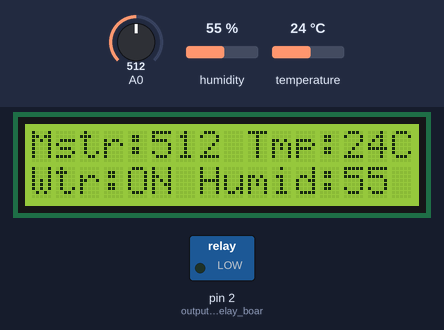
Bench run of a sketch on a simulated Arduino Uno, built with avr-gcc and run on an emulated ATmega328P. Parts: 16×2 character LCD, switched loads named in the sketch (green lamp = pin HIGH). The inputs (shaded band) are chosen by the test bench; at power-on: A0 = 512, humidity 55 %, temperature 24 °C. What the sketch prints to the serial monitor is not drawn.

Above: at 1.2 s.
2.3 s: A0 set to 311
At 4.0 s:
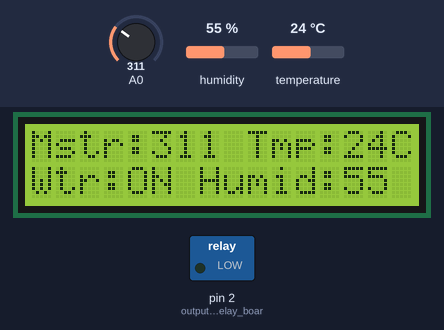
5.7 s: A0 set to 293
At 8.8 s:
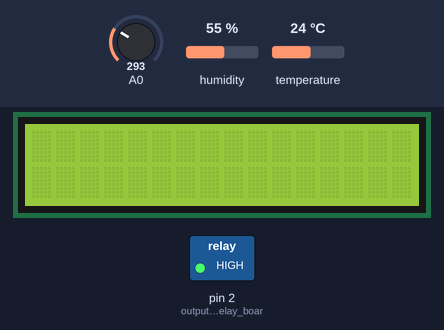
11.8 s: humidity set to 22 %
At 14.2 s:
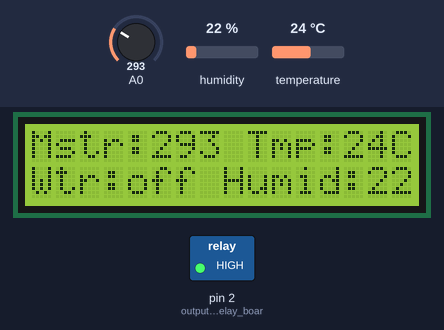
16.0 s: temperature set to 12 °C
At 18.0 s:
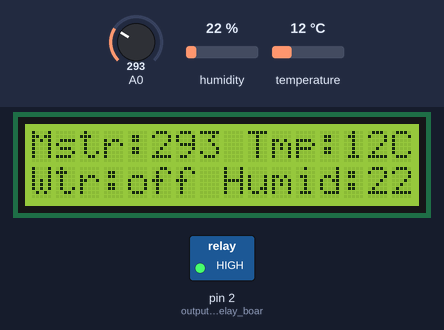
20.1 s: humidity set to 40 %
At 22.5 s:
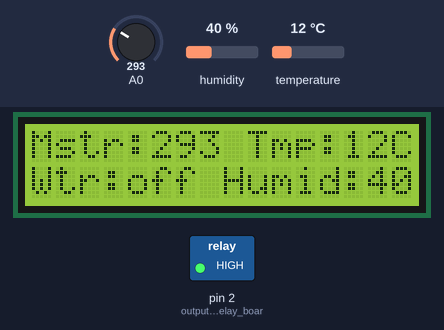
24.2 s: A0 set to 306
At 27.6 s:
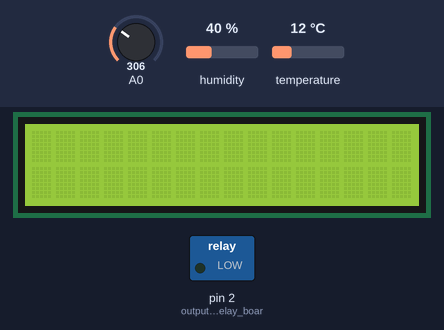
Timing chart, 0 to 29.1 s (numbered marks = the images above; inputs shaded):
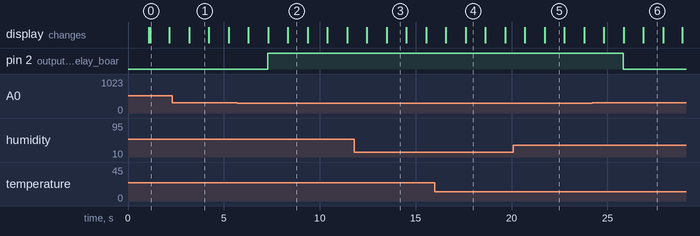

The sketch:

soil_lcd.ino
```cpp
//dh11 include part
#include <DFRobot_DHT11.h>
DFRobot_DHT11 DHT;
#define DHT11_PIN 10


#include <LiquidCrystal_I2C.h>
LiquidCrystal_I2C lcd(0x27, 16, 2);

//char auth[] = "FrTUdw4eTT679ZihMb9i6C20bxRzQ69P";//Enter your Auth token
//char ssid[] = "2020_plus";//Enter your WIFI name
//char pass[] = "ztzz2020";//Enter your WIFI password


int water;//random variable
int mosture;
int temp;
int humid;
//int servoPin = 9;


void setup() {
  // put your setup code here, to run once:
  pinMode(2,OUTPUT); //output pin for relay board, this will sent signal to the relay
  Serial.begin(9600);
  //servo.attach(servoPin);
  lcd.init();
  lcd.backlight();
  lcd.clear();
  lcd.setCursor(0, 0);
  lcd.print("IRRIGATION");
  lcd.setCursor(0, 1);
  lcd.print("SYSTEM IS ON ");
  lcd.print("");
  delay(1000);
  lcd.clear();
//  lcd.println("Starting wifi");
//  delay(1000);
//  lcd.clear();


}

void loop() {
  //Serial.print("Moisture is ");
  mosture = analogRead(A0);
  DHT.read(DHT11_PIN);
  temp = DHT.temperature;
  humid = DHT.humidity;

  //Serial.println(mosture);
  if (mosture>300){
    digitalWrite(2, LOW);

    Serial.println(mosture);
    Serial.println(temp);
    Serial.println(humid);


    lcd.print("Mstr:");
    lcd.print(mosture);
    lcd.print(" Tmp:");
    lcd.print(temp);
    lcd.print("C");
    lcd.setCursor(0,1);
    lcd.print("Wtr:ON ");
    lcd.print("Humid:");
    lcd.print(humid);
    delay(1000);
    lcd.clear();
  }
  else{
    digitalWrite(2, HIGH);
    Serial.println(mosture);
    Serial.println(temp);
    Serial.println(humid);

    //lcd.setCursor(0, 1);
    lcd.print("Mstr:");
    lcd.print(mosture);
    lcd.print(" Tmp:");
    lcd.print(temp);
    lcd.print("C");
    //Serial.println("Mosture is ok");
    lcd.setCursor(0,1);
    lcd.print("Wtr:off ");
    lcd.print("Humid:");
    lcd.print(humid);
    delay(1000);
    lcd.clear();

  }
  delay(1000);
}
```

Measured:
- the behaviour switches between 301 and 300 on A0 (found by bisection; images 1 and 2)
- after the input at 2.3 s, the display: changes after 0.91 s (image 1)
- after the input at 5.7 s, pin 2 (output_pin_for_relay_boar): LOW → HIGH after 1.6 s; the display: first differs from a run without the input after 1.6 s (image 2 shows a later state)
- after the input at 11.8 s, the display: first differs from a run without the input after 1.7 s (image 3)
- after the input at 16.0 s, the display: first differs from a run without the input after 1.6 s (image 4)
- after the input at 20.1 s, the display: first differs from a run without the input after 1.6 s (image 5)
- after the input at 24.2 s, pin 2 (output_pin_for_relay_boar): HIGH → LOW after 1.6 s; the display: first differs from a run without the input after 1.7 s (image 6 shows a later state)
